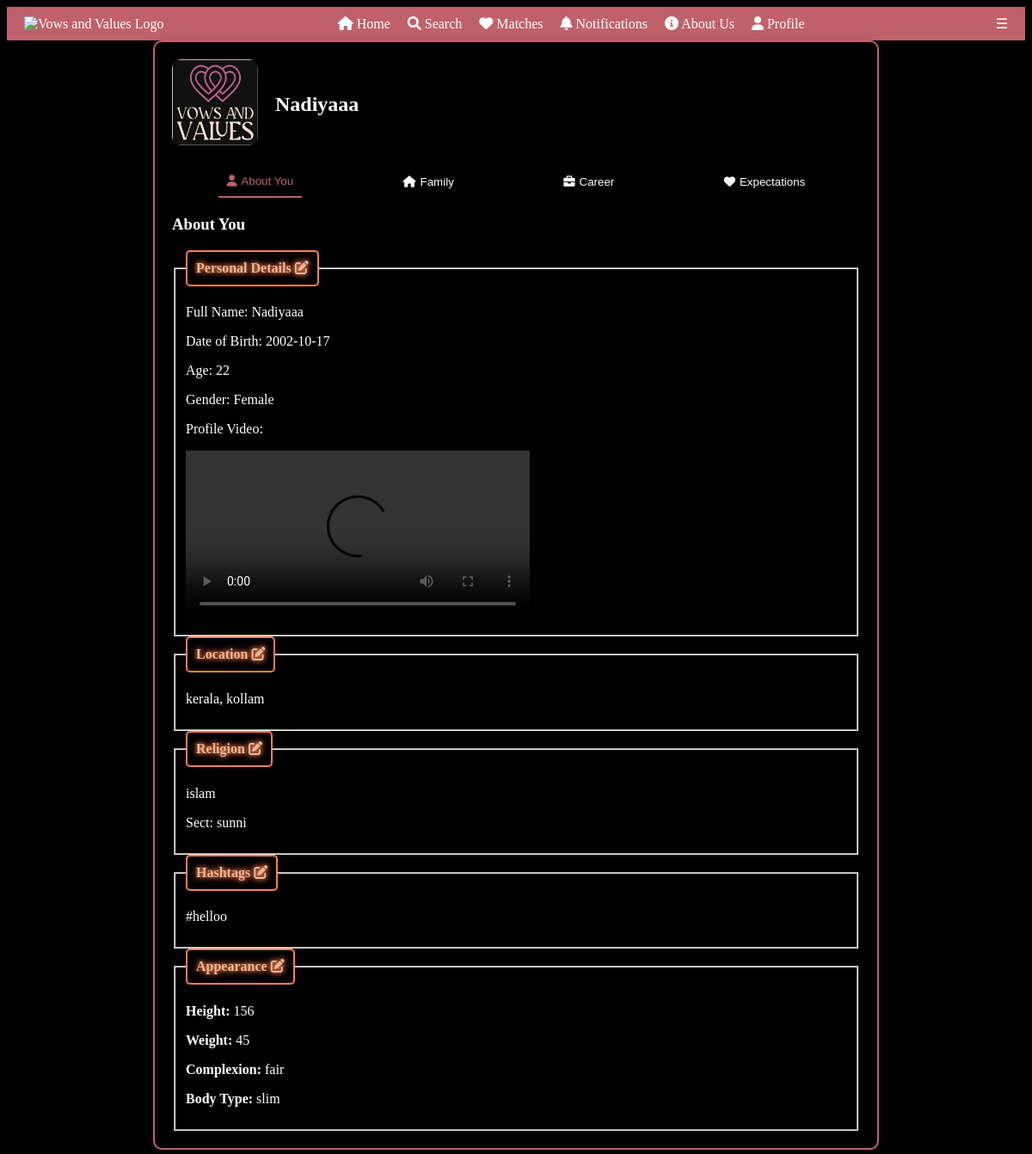
/homepage/profile_update.php (signed in), run on the app's committed database.
### tables this page shows
CREATE TABLE `user` (
  `user_id` int(11) NOT NULL,
  `username` varchar(100) DEFAULT NULL,
  `password` varchar(100) DEFAULT NULL,
  `email` varchar(255) DEFAULT NULL,
  `fullName` varchar(255) DEFAULT NULL,
  `dob` date DEFAULT NULL,
  `age` int(11) DEFAULT NULL,
  `gender` enum('Male','Female') DEFAULT NULL,
  `religion` varchar(255) DEFAULT NULL,
  `sects` varchar(255) DEFAULT NULL,
  `state` varchar(255) DEFAULT NULL,
  `district` varchar(255) DEFAULT NULL,
  `primaryNo` varchar(20) DEFAULT NULL,
  `secondaryNo` varchar(20) DEFAULT NULL,
  `height` varchar(10) DEFAULT NULL,
  `weight` varchar(10) DEFAULT NULL,
  `complexion` varchar(50) DEFAULT NULL,
  `appearance` varchar(100) DEFAULT NULL,
  `bodyType` varchar(50) DEFAULT NULL,
  `fatherName` varchar(100) DEFAULT NULL,
  `motherName` varchar(100) DEFAULT NULL,
  `siblings` varchar(255) DEFAULT NULL,
  `familyValues` varchar(50) DEFAULT NULL,
  `occupation` varchar(255) DEFAULT NULL,
  `companyName` varchar(255) DEFAULT NULL,
  `annualIncome` varchar(50) DEFAULT NULL,
  `education` varchar(255) DEFAULT NULL,
  `bio` text DEFAULT NULL,
  `profilePic` varchar(255) DEFAULT NULL,
  `profileVideo` varchar(255) DEFAULT NULL,
  `hashtags` varchar(100) DEFAULT NULL,
  `Max_age` int(11) DEFAULT NULL,
  `Min_age` int(11) DEFAULT NULL,
  `heightPreference` varchar(10) DEFAULT NULL,
  `religionPreference` varchar(50) DEFAULT NULL,
  `educationPreference` varchar(255) DEFAULT NULL,
  `otherPreference` varchar(255) DEFAULT NULL,
  `timestamp` datetime DEFAULT current_timestamp()
);

### homepage/profile_update.php (the view, shortened to what this page needs)
<?php
include('../config/db.php');
include('../homepage/header.php');
$user_id = $_SESSION['user_id'];
$query = "SELECT * FROM user WHERE user_id = $user_id";
$result = mysqli_query($conn, $query);
if ($result && mysqli_num_rows($result) > 0) {
    $user = mysqli_fetch_assoc($result);
} else {
    echo "<p>User not found.</p>";
    exit;
}
?>
<!DOCTYPE html>
<html lang="en">
<head>
    <link rel="stylesheet" href="https://cdnjs.cloudflare.com/ajax/libs/font-awesome/6.0.0-beta3/css/all.min.css">
    <link rel="stylesheet" href="../css/profile.css">
</head>
<body>
<div class="profile-container">
    <div class="profile-header">
        <div class="profile-pic">
            <img src="<?php echo htmlspecialchars($user['profilePic']); ?>" alt="<?php echo htmlspecialchars($user['fullName']); ?>">
        </div>
        <h2><?php echo htmlspecialchars($user['fullName']); ?></h2>
    </div>
    <div class="tabs">
        <button class="tab-button active" onclick="openTab('about')">
            <i class="fas fa-user"></i> About You
        </button>
        <button class="tab-button" onclick="openTab('family')">
            <i class="fas fa-home"></i> Family
        </button>
        <button class="tab-button" onclick="openTab('career')">
            <i class="fas fa-briefcase"></i> Career
        </button>
        <button class="tab-button" onclick="openTab('expectations')">
            <i class="fas fa-heart"></i> Expectations
        </button>
    </div>
    <div class="tab-content">
        <div id="about" class="tab active">
            <h3>About You</h3>
            <fieldset>
                <legend>Personal Details
                    <i class="fas fa-edit" onclick="openModal()"></i>
                </legend>
                <p>Full Name: <?php echo htmlspecialchars($user['fullName']); ?></p>
                <p>Date of Birth: <?php echo htmlspecialchars($user['dob']); ?></p>
                <p>Age: <?php echo htmlspecialchars($user['age']); ?></p>
                <p>Gender: <?php echo htmlspecialchars($user['gender']); ?></p>
                <p>Profile Video:</p>
                <video width="400" controls>
                    <source src="<?php echo htmlspecialchars($user['profileVideo']); ?>" type="video/mp4">
                </video>
            </fieldset>
            <fieldset>
                <legend>Location
                 <i class="fas fa-edit" onclick="openLocationModal()"></i>
                 </legend>
             <p><?php echo htmlspecialchars($user['state']); ?>, <?php echo htmlspecialchars($user['district']); ?></p>
            </fieldset>
            <fieldset>
                <legend>Religion
                  <i class="fas fa-edit" onclick="openReligionModal()"></i>
                </legend>
               <p><?php echo htmlspecialchars($user['religion']); ?></p>
               <p>Sect: <?php echo htmlspecialchars($user['sects']); ?></p>
            </fieldset>
            <fieldset>
               <legend>Hashtags
                <i class="fas fa-edit" onclick="openHashtagsModal()"></i>
             </legend>
           <p><?php echo htmlspecialchars($user['hashtags']); ?></p>
           </fieldset>
            <fieldset>
              <legend>Appearance
                  <i class="fas fa-edit" onclick="openAppearanceModal()"></i>
              </legend>
                   <p><strong>Height:</strong> <?php echo htmlspecialchars($user['height']); ?></p>
                   <p><strong>Weight:</strong> <?php echo htmlspecialchars($user['weight']); ?></p>
                   <p><strong>Complexion:</strong> <?php echo htmlspecialchars($user['complexion']); ?></p>
                   <p><strong>Body Type:</strong> <?php echo htmlspecialchars($user['bodyType']); ?></p>
            </fieldset>
        </div>
    </div>
</div>
</body>
</html>

### css/profile.css (style rules this page uses)
.profile-container { max-width: 800px; margin: 20px auto; padding: 20px; background-color: #333; border-radius: 10px; box-shadow: 0 0 15px rgba(0, 192, 255, 0.5); border: 2px solid #c06169; }
.profile-header { display: flex; align-items: center; margin-bottom: 20px; }
.profile-pic img { width: 100px; height: 100px; border-radius: 10px; margin-right: 20px; }
.tabs { display: flex; justify-content: space-around; margin-bottom: 20px; }
.tab-button { background-color: transparent; color: #fff; border: none; padding: 10px; cursor: pointer; transition: background-color 0.3s; display: flex; align-items: center; }
.tab-button i { margin-right: 5px; }
.tab-button:hover, .tab-button.active { color: #c06169; border-bottom: 2px solid #c06169; }
.tab { display: none; }
.tab.active { display: block; }

### homepage/profile_update.php (style rules this page uses)
body { background-color: black; color: white; }
.profile-container { width: 100%; max-width: 800px; margin: auto; padding: 20px; background-color: var(--input-bg-color); border-radius: 10px; box-shadow: 0 0 10px rgba(0, 0, 0, 0.1); position: relative; }
legend { border: 2px solid #ff7f50; color: #E9B796; padding: 10px; font-weight: bold; border-radius: 5px; text-shadow: 0 0 5px #ff7f50, 0 0 10px #ff7f50; }

### data on the page
user: profilePic (picture), fullName "Nadiyaaa", dob "2002-10-17", age "22", gender "Female", state "kerala", district "kollam", religion "islam", sects "sunni", hashtags "#helloo", height "156", weight "45", complexion "fair", bodyType "slim"
